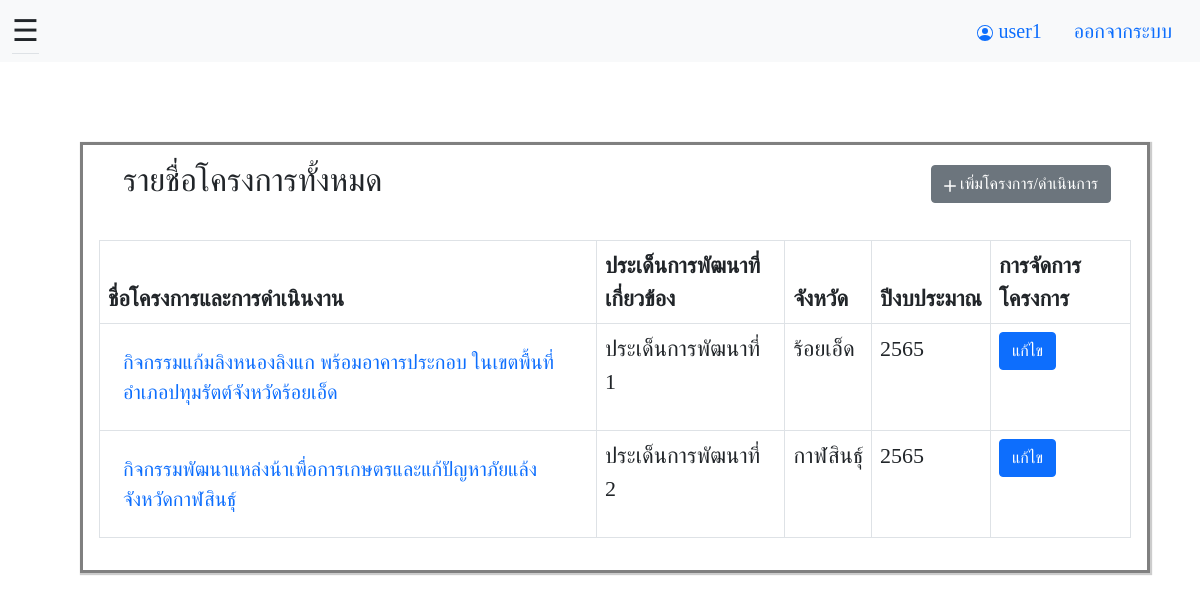
The app's page /index/index.php (signed in), older data.
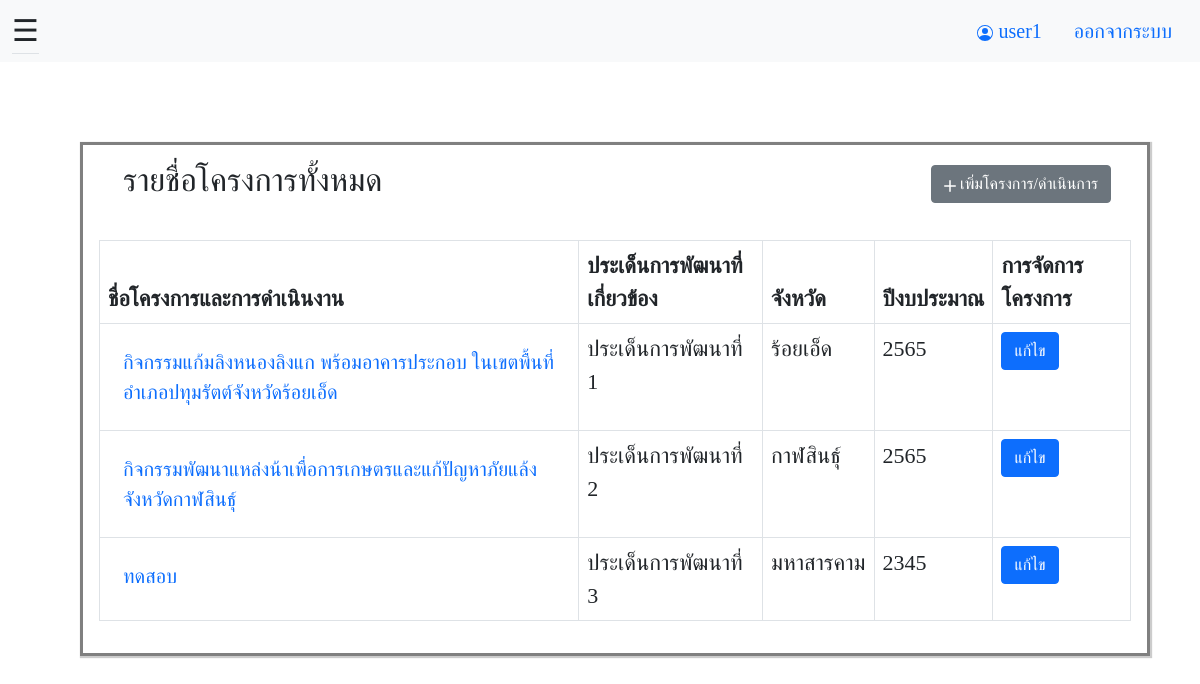
The same page, newer data.
### tables this page shows
CREATE TABLE `project` (
  `project_id` int(11) NOT NULL,
  `project_name` varchar(100) NOT NULL,
  `development_subject` varchar(200) NOT NULL,
  `project_roadmap` varchar(100) NOT NULL,
  `project_main` varchar(100) NOT NULL,
  `project_sub` varchar(100) NOT NULL,
  `operation_type` varchar(200) NOT NULL,
  `project_code` varchar(100) NOT NULL,
  `use_budget` varchar(200) NOT NULL,
  `budget_year` varchar(200) NOT NULL,
  `institution` varchar(100) NOT NULL,
  `province` varchar(100) NOT NULL,
  `target_user` varchar(100) NOT NULL,
  `project_objective` varchar(200) NOT NULL,
  `project_result` varchar(200) NOT NULL,
  `project_additional` varchar(200) NOT NULL,
  `budget_province_plan` int(11) DEFAULT NULL,
  `budget_province_receive` int(11) DEFAULT NULL,
  `budget_province_use` int(11) DEFAULT NULL,
  `budget_department_plan` int(11) DEFAULT NULL,
  `budget_department_receive` int(11) DEFAULT NULL,
  `budget_department_use` int(11) DEFAULT NULL,
  `budget_local_plan` int(11) DEFAULT NULL,
  `budget_local_receive` int(11) DEFAULT NULL,
  `budget_local_use` int(11) DEFAULT NULL,
  `budget_private_plan` int(11) DEFAULT NULL,
  `budget_private_receive` int(11) DEFAULT NULL,
  `budget_private_use` int(11) DEFAULT NULL,
  `user_id` int(11) NOT NULL,
  `file_path` varchar(200) NOT NULL
);

### index/index.php (the view, shortened to what this page needs)
<!DOCTYPE html>
<html lang="en">
<head>
  <?php include "../connect.php" ?>
</head>
<body>
  <?php
  $stmt = $pdo->prepare("SELECT * FROM project");
  $stmt->execute();
  ?>
  <header>
    <nav class="navbar navbar-expand-lg navbar-light bg-light">
      <div class="container-fluid">
        <ul class="nav nav-tabs">
          <li class="nav-item">
            <span clss="marginle" style="font-size:30px;cursor:pointer" onclick="openNav()">&#9776; </span>
          </li>
        </ul>
        <ul class="nav justify-content-end">
          <li class="nav-item">
              <a class=nav-link active aria-current="page"> <?php
echo $_COOKIE["user_name"]; ?></a>
        </li>
          <li class="nav-item">
            <a class="nav-link active" aria-current="page" href="../login/index.php">ออกจากระบบ</a>
          </li>
        </ul>
  </header>
  <div id="main" class="main bd-main order-1">
    <div class="bd-intro ps-lg-4">
      <div class="d-md-flex flex-md-row-reverse align-items-center justify-content-between">
        <a class="btn btn-secondary" href="add_project.php" title="add_project" rel="noopener" style="margin-right: 20px;"><svg xmlns="http://www.w3.org/2000/svg" width="12" height="12" fill="currentColor" class="bi bi-plus-lg" viewBox="0 0 16 16">
            <path d="M8 0a1 1 0 0 1 1 1v6h6a1 1 0 1 1 0 2H9v6a1 1 0 1 1-2 0V9H1a1 1 0 0 1 0-2h6V1a1 1 0 0 1 1-1z" />
          </svg> เพิ่มโครงการ/ดำเนินการ </a>
        <h2 class="bd-title" id="content">รายชื่อโครงการทั้งหมด</h2>
      </div>
    </div>
    <br>
    <table class="table table-bordered">
      <thead>
        <tr>
          <th scope="col">ชื่อโครงการและการดำเนินงาน</th>
          <th scope="col">ประเด็นการพัฒนาที่เกี่ยวข้อง</th>
          <th scope="col">จังหวัด</th>
          <th scope="col">ปีงบประมาณ</th>
          <th scope="col">การจัดการโครงการ</th>
        </tr>
        <?php while ($row = $stmt->fetch()) { ?>
      </thead>
      <tbody>
        <tr>
          <td><a class="text-primary decoration-none" href="detail.php?project_id=<?=$row["project_id"] ?>"> <?= $row["project_name"] ?></a> </td>
          <td><?= $row["development_subject"] ?></td>
          <td><?= $row["province"] ?></td>
          <td><?= $row["budget_year"] ?></td>
          <td><a class="btn btn-primary" href="edit_project.php?project_id=<?= $row["project_id"] ?>">แก้ไข</a></td>
        </tr>
      </tbody>
    <?php } ?>
    </table>
  </div>
</body>
</html>

### connect.php (shortened to what this page needs)
<!DOCTYPE html>
<html lang="en">
<head>
    <link href="../bootstrap-5.1.0-dist/css/bootstrap.min.css" rel="stylesheet">
    <link href="/web_project/index/StyleIndex.css" rel="stylesheet">
</head>
<body>
</body>
</html>
<html>
<body></body>
</html>

### index/StyleIndex.css (style rules this page uses)
body { font-family: myFirstFont; font-size: 22px; margin-top: 0px; width: auto; margin-left: auto; margin-right: auto; }
div.main { margin-top: 80px; margin-left: 80px; margin-right: 50px; width: auto; position: relative; height: fit-content; border: 3px solid gray; box-shadow: 1px 1px 1px 1px #ccc; }
div a { text-decoration: none; color: white; font-size: 20px; padding: 15px; display:inline-block; }
ul { display: inline; margin: 0; padding: 0; }
ul li { display: inline-block; }
#main { transition: margin-left .5s; padding: 16px; }

Row changes from the older to the newer data that the page shows:
added project: project_name "ทดสอบ", development_subject "ประเด็นการพัฒนาที่ 3", province "มหาสารคาม", budget_year "2345"
